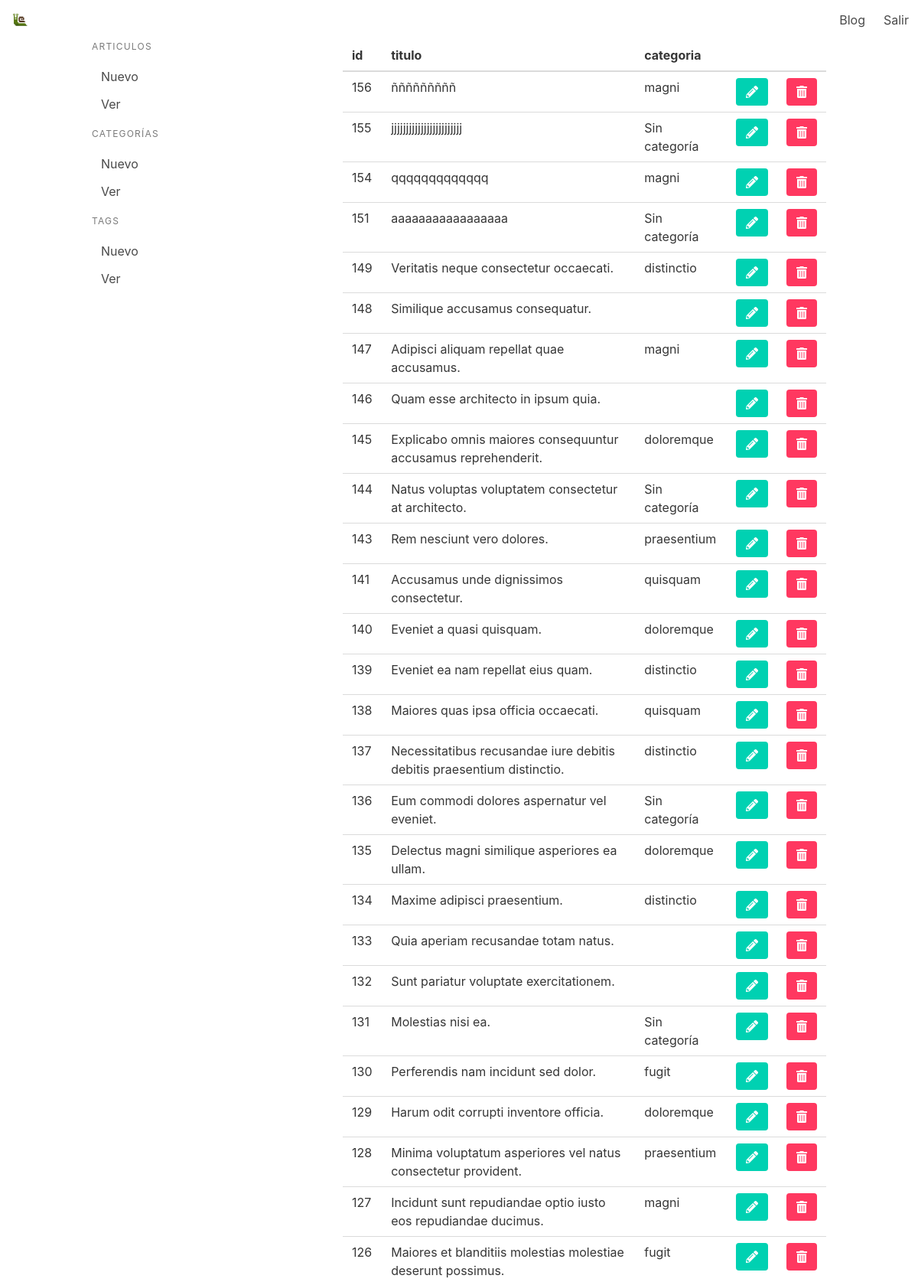
The page /admin/articulos/ (signed in, upper part) on the database its author committed.
### models.py (models this page shows, shortened)
class Articulos(db.Model):
    __tablename__ = 'articles'
    id = db.Column(db.Integer, primary_key=True)
    title = db.Column(db.String(100), nullable=False, unique=True)
    text = db.Column(db.Text, nullable=False)
    portada = db.Column(db.String(500), nullable=True)
    user_id = db.Column(db.Integer, db.ForeignKey('users.id'),
        nullable=False)
    user = db.relationship('User',
        backref=db.backref('articles', lazy=True))
    categoria_id = db.Column(db.Integer, db.ForeignKey('categorias.id'),
        nullable=False)
    categoria = db.relationship('Categorias',
        backref=db.backref('categorias', lazy=True))
    tags = db.relationship('Tag', secondary=tags, lazy='subquery',
        backref=db.backref('articles', lazy=True))

class Categorias(db.Model):
    __tablename__ = 'categorias'
    id = db.Column(db.Integer, primary_key=True)
    name = db.Column(db.String(20), nullable=False)

### app.py (the view)
@app.route("/admin/articulos/")
def admin_articulos():
    if 'id' not in session:
        flash('No tienes acceso', 'danger')
        return redirect(url_for('blog_all'))
    articulos = Articulos.query.order_by(Articulos.id.desc()).all()
    return render_template('web/admin/articulos.html', articulos=articulos)

### templates/web/admin/articulos.html (shortened to what this page needs)
{% extends 'layouts/admin.html' %}
{% block body %}
<div id="app">
<table class="table">
    <thead>
        <tr>
            <th>id</th>
            <th>titulo</th>
            <th>categoria</th>
            <th></th>
        </tr>
    </thead>
    <tbody>
        {% for articulo in articulos %}
            <tr>
                <td>
                    {{ articulo.id }}
                </td>
                <td>
                    {{ articulo.title }}
                </td>
                <td>
                    {{ articulo.categoria.name }}
                </td>
                <td>
                    <div class="columns">
                        <div class="column">
                            <a href="{{ url_for('admin_editar_articulo', id=articulo.id) }}" class="button is-primary">
                                <i class="fas fa-pencil-alt"></i>
                            </a>
                        </div>
                        <div class="column">
                            <a @click="mostrarOcultarModal({{ articulo.id }})"  href="#" class="button is-danger">
                                <i class="fas fa-trash-alt"></i>
                            </a>
                        </div>
                    </div>
                </td>
            </tr>
        {% endfor %}
    </tbody>
</table>
</div>
{% endblock %}

### rows shown on the page
Articulos: id "156", title "ñññññññññ", categoria.name "magni"
Articulos: id "155", title "jjjjjjjjjjjjjjjjjjjjjjjj", categoria.name "Sin categoría"
Articulos: id "154", title "qqqqqqqqqqqqq", categoria.name "magni"
Articulos: id "151", title "aaaaaaaaaaaaaaaaa", categoria.name "Sin categoría"
Articulos: id "149", title "Veritatis neque consectetur occaecati.", categoria.name "distinctio"
Articulos: id "148", title "Similique accusamus consequatur."
Articulos: id "147", title "Adipisci aliquam repellat quae accusamus.", categoria.name "magni"
Articulos: id "146", title "Quam esse architecto in ipsum quia."
Articulos: id "145", title "Explicabo omnis maiores consequuntur accusamus reprehenderit.", categoria.name "doloremque"
Articulos: id "144", title "Natus voluptas voluptatem consectetur at architecto.", categoria.name "Sin categoría"
Articulos: id "143", title "Rem nesciunt vero dolores.", categoria.name "praesentium"
Articulos: id "141", title "Accusamus unde dignissimos consectetur.", categoria.name "quisquam"
Articulos: id "140", title "Eveniet a quasi quisquam.", categoria.name "doloremque"
Articulos: id "139", title "Eveniet ea nam repellat eius quam.", categoria.name "distinctio"
Articulos: id "138", title "Maiores quas ipsa officia occaecati.", categoria.name "quisquam"
Articulos: id "137", title "Necessitatibus recusandae iure debitis debitis praesentium distinctio.", categoria.name "distinctio"
Articulos: id "136", title "Eum commodi dolores aspernatur vel eveniet.", categoria.name "Sin categoría"
Articulos: id "135", title "Delectus magni similique asperiores ea ullam.", categoria.name "doloremque"
Articulos: id "134", title "Maxime adipisci praesentium.", categoria.name "distinctio"
Articulos: id "133", title "Quia aperiam recusandae totam natus."
Articulos: id "132", title "Sunt pariatur voluptate exercitationem."
Articulos: id "131", title "Molestias nisi ea.", categoria.name "Sin categoría"
Articulos: id "130", title "Perferendis nam incidunt sed dolor.", categoria.name "fugit"
Articulos: id "129", title "Harum odit corrupti inventore officia.", categoria.name "doloremque"
Articulos: id "128", title "Minima voluptatum asperiores vel natus consectetur provident.", categoria.name "praesentium"
Articulos: id "127", title "Incidunt sunt repudiandae optio iusto eos repudiandae ducimus.", categoria.name "magni"
Articulos: id "126", title "Maiores et blanditiis molestias molestiae deserunt possimus.", categoria.name "fugit"
